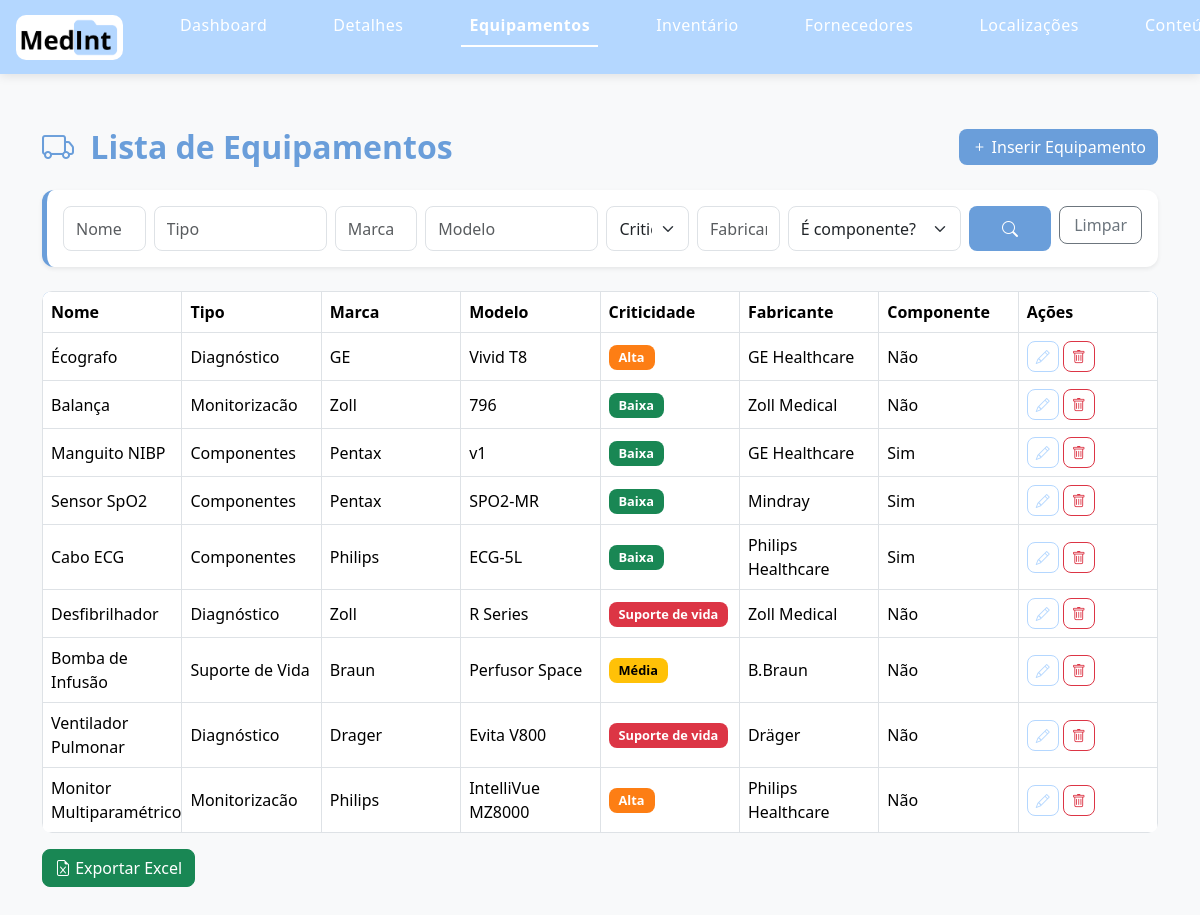
The page /1230798/medint/private/lista_equipamentos.php (signed in) on the database its author committed.
### tables this page shows
CREATE TABLE IF NOT EXISTS `equipamentos` (
  `id` int NOT NULL AUTO_INCREMENT,
  `descricao` varchar(100) NOT NULL DEFAULT '0',
  `idTipo` int NOT NULL DEFAULT '0',
  `idMarca` int NOT NULL DEFAULT '0',
  `modelo` varchar(100) NOT NULL DEFAULT '0',
  `anosGarantia` int NOT NULL COMMENT 'Garantia em Anos',
  `criticidade` enum('','Baixa','Média','Alta','Suporte de vida') NOT NULL DEFAULT '',
  `componente` bit(1) NOT NULL DEFAULT (0),
  `idfabricante` int DEFAULT NULL,
  `manualSer` varchar(250) DEFAULT NULL,
  `manualTec` varchar(250) DEFAULT NULL,
  `manualCon` varchar(250) DEFAULT NULL,
  PRIMARY KEY (`id`),
  KEY `FK_equipamentos_marca` (`idMarca`) USING BTREE,
  KEY `FK_equipamentos_tipoequipamento` (`idTipo`),
  KEY `FK_equipamentos_fabricante` (`idfabricante`),
  CONSTRAINT `FK_equipamentos_fabricante` FOREIGN KEY (`idfabricante`) REFERENCES `fabricante` (`id`),
  CONSTRAINT `FK_equipamentos_marca` FOREIGN KEY (`idMarca`) REFERENCES `marca` (`id`),
  CONSTRAINT `FK_equipamentos_tipoequipamento` FOREIGN KEY (`idTipo`) REFERENCES `tipoequipamento` (`id`)
);

CREATE TABLE IF NOT EXISTS `tipoequipamento` (
  `id` int NOT NULL AUTO_INCREMENT,
  `descricao` char(100) DEFAULT NULL,
  `identcod` char(2) DEFAULT NULL,
  PRIMARY KEY (`id`)
);

CREATE TABLE IF NOT EXISTS `marca` (
  `id` int NOT NULL AUTO_INCREMENT,
  `descricao` char(100) NOT NULL DEFAULT '',
  PRIMARY KEY (`id`)
);

CREATE TABLE IF NOT EXISTS `fabricante` (
  `nome` varchar(50) NOT NULL,
  `id` int NOT NULL AUTO_INCREMENT,
  `webSite` varchar(100) DEFAULT NULL,
  PRIMARY KEY (`id`,`nome`),
  KEY `nome` (`nome`)
);

### 1230798/medint/private/lista_equipamentos.php (the view, shortened to what this page needs)
<?php
require_once __DIR__ . '/includes/funcoes.php';
try {
  $ligacao = new PDO(
    "mysql:host=" . MYSQL_HOST . ";port=" . MYSQL_PORT . ";dbname=" . MYSQL_DATABASE . ";charset=utf8",
    MYSQL_USERNAME,
    MYSQL_PASSWORD
  );
  $ligacao->setAttribute(PDO::ATTR_ERRMODE, PDO::ERRMODE_EXCEPTION);
  $sql = "
    SELECT
        e.id,
        e.descricao,
        tipoequipamento.descricao AS tipo,
        marca.descricao AS marca,
        e.modelo,
        e.criticidade,
        fabricante.nome AS fabricante,
        e.componente + 0 AS componente
    FROM equipamentos e
    INNER JOIN marca  ON e.idMarca = marca.id
         left JOIN fabricante f ON e.idFabricante = f.id
    INNER JOIN tipoequipamento ON e.idTipo= tipoequipamento.id
    INNER JOIN fabricante ON e.idFabricante=fabricante.id
    ORDER BY e.id DESC
    ";
  $stmt = $ligacao->query($sql);
  $equipamentos = $stmt->fetchAll(PDO::FETCH_OBJ);
  $erro = '';
} catch (PDOException $e) {
  $erro = 'Erro ao carregar equipamentos.';
  $equipamentos = [];
}
?>
<?php include 'includes/header_priv.php'; ?>
<div class="container py-5" style="padding-top: 100px;">
  <div class="d-flex justify-content-between align-items-center mb-4">
    <h2 class="mb-0">
      <i class="bi bi-truck me-2 text-primary"></i>
      Lista de Equipamentos
    </h2>
    <a href="inserir_equipamento.php" class="btn btn-primary">
      <i class="bi bi-plus"></i> Inserir Equipamento
    </a>
  </div>
  <div class="card p-3 mb-4 shadow-sm">
    <div class="row g-2">
      <div class="col-md-1">
        <input type="text" id="fEqNome" class="form-control" placeholder="Nome">
      </div>
      <div class="col-md-2">
        <input type="text" id="fEqTipo" class="form-control" placeholder="Tipo">
      </div>
      <div class="col-md-1">
        <input type="text" id="fEqMarca" class="form-control" placeholder="Marca">
      </div>
      <div class="col-md-2">
        <input type="text" id="fEqModelo" class="form-control" placeholder="Modelo">
      </div>
      <div class="col-md-1">
        <select id="fEqCriticidade" class="form-select">
          <option value="">Criticidade</option>
        </select>
      </div>
      <div class="col-md-1">
        <input type="text" id="fEqFabricante" class="form-control" placeholder="Fabricante">
      </div>
      <div class="col-md-2">
        <select id="fEqComponente" class="form-select">
          <option value=""> É componente?</option>
        </select>
      </div>
      <div class="col-md-1 d-grid">
        <button class="btn btn-primary" id="btnFiltrarEquipamentos">
          <i class="bi bi-search"></i>
        </button>
      </div>
      <div class="col-md-1 ">
        <button class="btn btn-outline-secondary w-100" id="btnLimparEquipamentos">
          Limpar
        </button>
      </div>
    </div>
  </div>
  <div class="table-responsive">
    <table class="table table-bordered align-middle">
      <thead class="table-custom">
        <tr>
          <th>Nome</th>
          <th>Tipo</th>
          <th>Marca</th>
          <th>Modelo</th>
          <th>Criticidade</th>
          <th>Fabricante</th>
          <th>Componente</th>
          <th>Ações</th>
        </tr>
      </thead>
      <tbody id="tbodyEquipamentos">
        <?php if (!empty($erro)): ?>
          <tr>
            <td colspan="9" class="text-center text-danger">
              <?= htmlspecialchars($erro) ?>
            </td>
          </tr>
        <?php else: ?>
          <?php foreach ($equipamentos as $equipamento): ?>
            <tr>
              <td><?= htmlspecialchars($equipamento->descricao) ?></td>
              <td><?= htmlspecialchars($equipamento->tipo) ?></td>
              <td><?= htmlspecialchars($equipamento->marca) ?></td>
              <td><?= htmlspecialchars($equipamento->modelo) ?></td>
              <td><?= badge_criticidade($equipamento->criticidade) ?></td>
              <td><?= htmlspecialchars($equipamento->fabricante) ?></td>
              <td><?= $equipamento->componente == 1 ? 'Sim' : 'Não' ?></td>
              <td>
                <a href="editar_equipamento.php?id=<?= urlencode($equipamento->id) ?>"
                  class="btn btn-sm btn-outline-primary">
                  <i class="bi bi-pencil"></i>
                </a>
                <button
                  type="button"
                  class="btn btn-sm btn-outline-danger btn-apagar"
                  data-url="apagar_equipamento.php?id=<?= urlencode($equipamento->id) ?>">
                  <i class="bi bi-trash"></i>
                </button>
              </td>
            </tr>
          <?php endforeach; ?>
        <?php endif; ?>
      </tbody>
    </table>
    <a href="exportar_equipamentos.php" class="btn btn-success" id="btnExportar">
      <i class="bi bi-file-earmark-excel"></i> Exportar Excel
    </a>
  </div>
</div>
</body>
</html>

### 1230798/medint/private/includes/funcoes.php (shortened to what this page needs)
<?php
function badge_criticidade($criticidade)
{
    $texto = $criticidade ?? '–';
    $valor = strtolower(trim($texto));
    $classe = 'badge text-bg-success';
    if ($valor === 'média' || $valor === 'media') {
        $classe = 'badge text-bg-warning';
    } elseif ($valor === 'alta') {
        $classe = 'badge text-bg-orange';
    } elseif ($valor === 'suporte de vida') {
        $classe = 'badge text-bg-danger';
    }
    return '<span class="' . $classe . '">' . htmlspecialchars($texto) . '</span>';
}

### 1230798/medint/css/1230798.css (style rules this page uses)
:root { --primary: #6a9eda; --primary-dark: #5a8bc7; --primary-soft: #eaf4ff; --secondary: #b4d7ff; --dark: #1f2937; --gray: #6c757d; --light-gray: #f8f9fa; --success: #198754; --danger: #dc3545; --warning:#ff0707; }
body { background-color: var(--light-gray); font-family: "Segoe UI", Tahoma, Geneva, Verdana, sans-serif; margin:0; }
h2, h3, h4, h5 { font-weight: 600; color: #6a9eda; }
.card { border: none; border-radius: 12px; background-color: #fff; border-left: 5px solid var(--primary); }
.table { background-color: #fff; border-radius: 10px; overflow: hidden; }
.table th { font-weight: 600; }
.table-custom { background-color: var(--primary); color: white; }
.table td, .table th { vertical-align: middle; }
.badge { font-size: 0.8rem; padding: 6px 10px; border-radius: 8px; }
.form-control, .form-select { border-radius: 8px; }
.btn { border-radius: 8px; font-weight: 500; }
.btn-primary { background-color: var(--primary); border: none; }
.btn-outline-primary { color: var(--secondary); border-color: var(--secondary); border-radius: 8px; }
.bi { color: var(--primary-) !important; }
a { color: var(--secondary); }
.card .form-control, .card .form-select { height: 45px; }
body { padding-top: 80px; }
.form-control { height: 45px; border-radius: 8px; }
table { table-layout: fixed; }
.text-bg-orange { color: #fff !important; background-color: #fd7e14 !important; }

### rows shown on the page
equipamentos: descricao "Écografo", idTipo.descricao "Diagnóstico", idMarca.descricao "GE", modelo "Vivid T8", criticidade "Alta", fabricante.nome "GE Healthcare", shows "Não"
equipamentos: descricao "Balança", idTipo.descricao "Monitorizacão", idMarca.descricao "Zoll", modelo "796", criticidade "Baixa", fabricante.nome "Zoll Medical", shows "Não"
equipamentos: descricao "Manguito NIBP", idTipo.descricao "Componentes", idMarca.descricao "Pentax", modelo "v1", criticidade "Baixa", fabricante.nome "GE Healthcare", shows "Sim"
equipamentos: descricao "Sensor SpO2", idTipo.descricao "Componentes", idMarca.descricao "Pentax", modelo "SPO2-MR", criticidade "Baixa", fabricante.nome "Mindray", shows "Sim"
equipamentos: descricao "Cabo ECG", idTipo.descricao "Componentes", idMarca.descricao "Philips", modelo "ECG-5L", criticidade "Baixa", fabricante.nome "Philips Healthcare", shows "Sim"
equipamentos: descricao "Desfibrilhador", idTipo.descricao "Diagnóstico", idMarca.descricao "Zoll", modelo "R Series", criticidade "Suporte de vida", fabricante.nome "Zoll Medical", shows "Não"
equipamentos: descricao "Bomba de Infusão", idTipo.descricao "Suporte de Vida", idMarca.descricao "Braun", modelo "Perfusor Space", criticidade "Média", fabricante.nome "B.Braun", shows "Não"
equipamentos: descricao "Ventilador Pulmonar", idTipo.descricao "Diagnóstico", idMarca.descricao "Drager", modelo "Evita V800", criticidade "Suporte de vida", fabricante.nome "Dräger", shows "Não"
equipamentos: descricao "Monitor Multiparamétrico", idTipo.descricao "Monitorizacão", idMarca.descricao "Philips", modelo "IntelliVue MZ8000", criticidade "Alta", fabricante.nome "Philips Healthcare", shows "Não"
